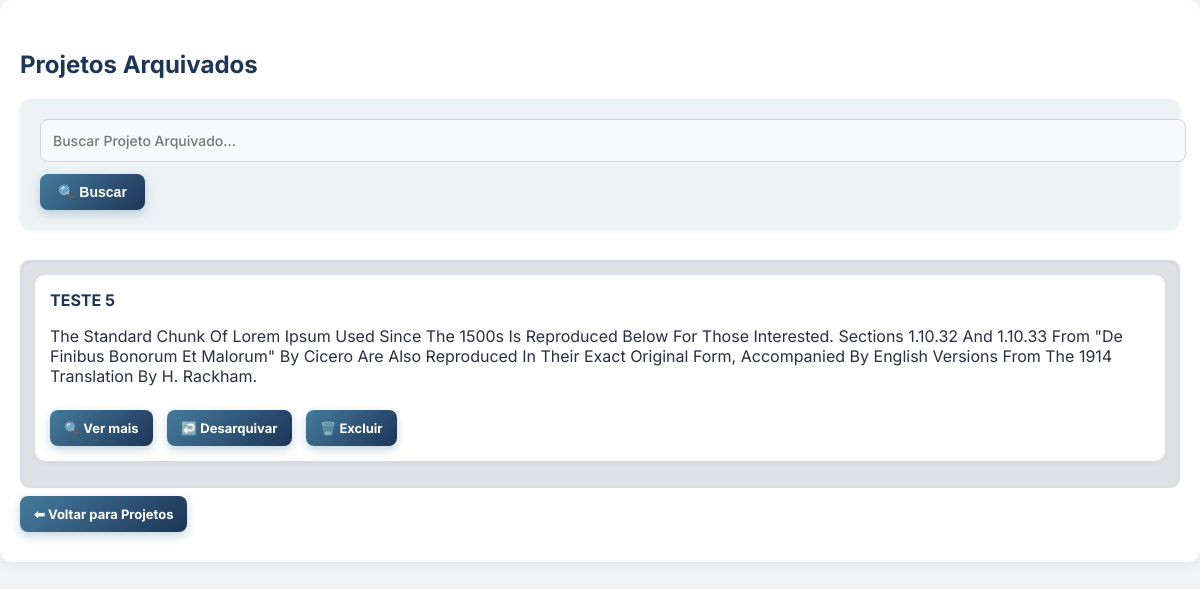
Page /arquivados on the committed database.
### app.py (models this page shows)
class Projeto(db.Model):
    id = db.Column(db.Integer, primary_key=True)
    nome = db.Column(db.String(100))
    descricao = db.Column(db.Text)
    status = db.Column(db.String(20), default='pendente')
    arquivado = db.Column(db.Boolean, default=False)
    inicio_andamento = db.Column(db.DateTime, nullable=True)
    fim_conclusao = db.Column(db.DateTime, nullable=True)

### app.py (the view)
@app.route('/arquivados')
def arquivados():
    termo = request.args.get("busca", "")
    if termo:
        projetos = Projeto.query.filter(Projeto.arquivado==True, Projeto.nome.ilike(f"%{termo}%")).all()
    else:
        projetos = Projeto.query.filter_by(arquivado=True).all()
    return render_template("arquivados.html", projetos=projetos)

### templates/arquivados.html (shortened to what this page needs)
{% extends 'base.html' %}
{% block content %}
<h2>Projetos Arquivados</h2>
<form method="GET" action="{{ url_for('arquivados') }}">
    <input type="text" name="busca" placeholder="Buscar projeto arquivado..." value="{{ request.args.get('busca', '') }}">
    <button type="submit">🔍 Buscar</button>
</form>
<div class="kanban">
    <div class="col" style="flex: 1;">
        {% for projeto in projetos %}
        <div class="card concluido">
            <h4>{{ projeto.nome }}</h4>
            <p>{{ projeto.descricao }}</p>
            <a href="{{ url_for('ver_projeto', projeto_id=projeto.id) }}" class="btn">🔍 Ver mais</a>
            <a href="{{ url_for('desarquivar_projeto', projeto_id=projeto.id) }}" class="btn">↩️ Desarquivar</a>
            <a href="{{ url_for('excluir_projeto', projeto_id=projeto.id) }}" class="btn" onclick="return confirm('Deseja excluir este projeto arquivado?')">🗑️ Excluir</a>
        </div>
        {% else %}
        <p>Nenhum projeto arquivado encontrado.</p>
        {% endfor %}
    </div>
</div>
<a href="{{ url_for('home') }}" class="btn">⬅ Voltar para Projetos</a>
{% endblock %}

### static/css/style.css (style rules this page uses)
body { font-family: 'Inter', sans-serif; background: #f1f3f6; margin: 0; padding: 0; color: #2b2d42; }
h2 { margin-bottom: 20px; color: #1d3557; }
form { margin-bottom: 30px; background: #edf2f4; padding: 20px; border-radius: 12px; box-shadow: 0 1px 4px rgba(0,0,0,0.06); }
input, textarea { width: 100%; padding: 12px; margin-bottom: 12px; border: 1px solid #ced4da; border-radius: 8px; font-size: 15px; background: #f8f9fa; }
button { background: linear-gradient(135deg, #457b9d, #1d3557); color: #fff; padding: 10px 18px; font-size: 14px; border: none; border-radius: 8px; cursor: pointer; font-weight: bold; transition: all 0.3s ease; box-shadow: 0 4px 10px rgba(69, 123, 157, 0.3); }
.kanban { display: flex; gap: 20px; margin-top: 20px; flex-wrap: wrap; }
.col { flex: 1; min-width: 280px; background: #dee2e6; padding: 15px; border-radius: 10px; box-shadow: inset 0 1px 4px rgba(0,0,0,0.08); }
.card { background: #ffffff; padding: 15px; border-radius: 10px; margin-bottom: 12px; box-shadow: 0 2px 6px rgba(0,0,0,0.05); position: relative; transition: transform 0.2s ease; }
.card h4 { margin: 0 0 5px; font-size: 16px; color: #1d3557; }
.card a { display: inline-block; margin-top: 10px; padding: 6px 10px; font-size: 13px; background: #edf6f9; border-radius: 6px; text-decoration: none; color: #0077b6; transition: background 0.3s; }
a.btn, .btn { background: linear-gradient(135deg, #457b9d, #1d3557); color: white !important; padding: 10px 14px; font-size: 13px; border: none; border-radius: 8px; font-weight: bold; text-decoration: none; display: inline-block; margin-right: 10px; margin-top: 8px; box-shadow: 0 4px 10px rgba(69, 123, 157, 0.3); transition: all 0.3s ease; }
.card h4, .card p, .descricao-ver-projeto, .descricao-curta, textarea, input[type="text"], input[type="password"], input[type="email"], textarea, p, h2, h3, h4 { word-wrap: break-word; white-space: normal; text-transform: capitalize; }
input[type="text"], textarea { font-family: 'Inter', sans-serif; font-size: 14px; font-weight: 500; color: #1d3557; text-transform: capitalize; }

### rows in the picture
Projeto: nome "TESTE 5", descricao "The Standard Chunk Of Lorem Ipsum Used Since The 1500s Is Reproduced Below For Those Interested. Sections 1.10.32 And 1.10.33 From \"de Finibus Bonorum Et Malorum\" By Cicero Are Also Reproduced In Their Exact Original Form, Accompanied By English Versions From The 1914 Translation By H. Rackham."
